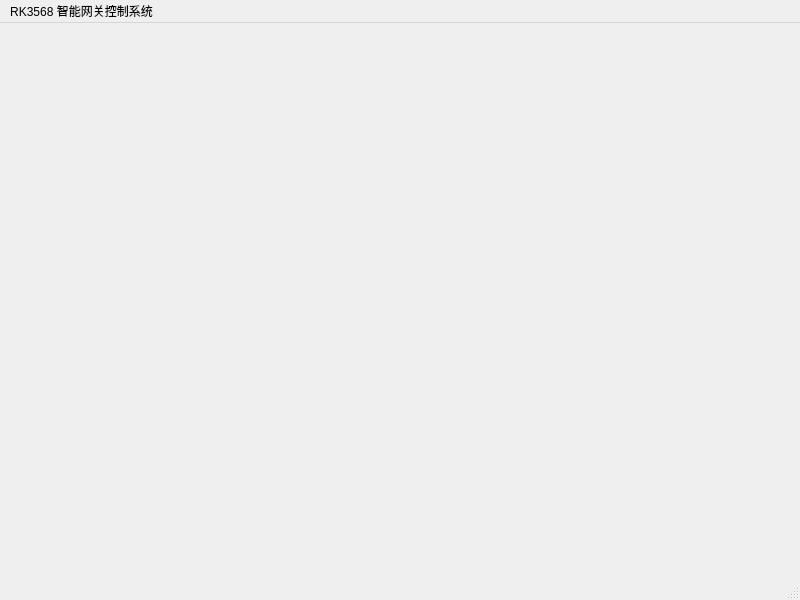
<?xml version="1.0" encoding="UTF-8"?>
<ui version="4.0">
 <class>StatusBar</class>
 <widget class="QMainWindow" name="StatusBar">
  <property name="geometry">
   <rect>
    <x>0</x>
    <y>0</y>
    <width>800</width>
    <height>600</height>
   </rect>
  </property>
  <property name="windowTitle">
   <string>MainWindow</string>
  </property>
  <widget class="QWidget" name="centralwidget"/>
  <widget class="QMenuBar" name="menubar">
   <property name="geometry">
    <rect>
     <x>0</x>
     <y>0</y>
     <width>800</width>
     <height>28</height>
    </rect>
   </property>
   <widget class="QMenu" name="menussd">
    <property name="title">
     <string>RK3568 智能网关控制系统</string>
    </property>
   </widget>
   <addaction name="menussd"/>
  </widget>
  <widget class="QStatusBar" name="statusbar"/>
 </widget>
 <resources/>
 <connections/>
</ui>
